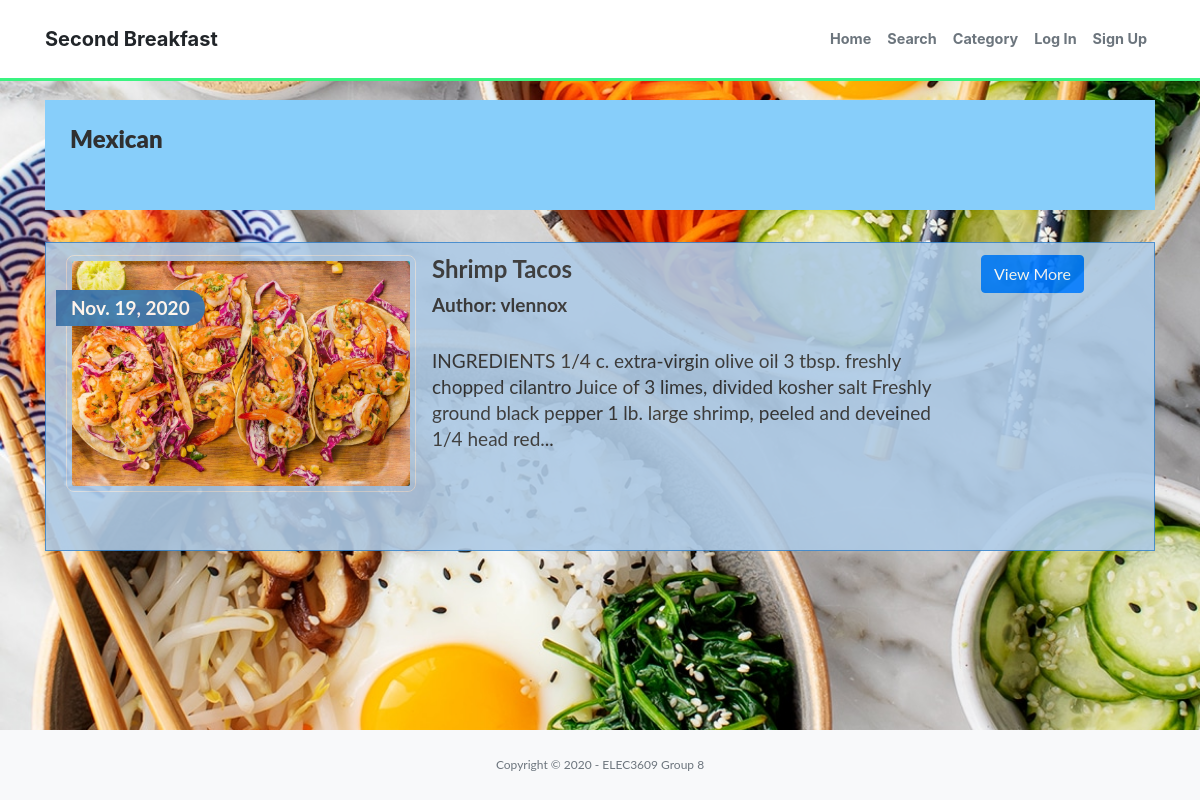
Screenshot of /Mexican/ with the database file from the repository.
### recipe/models.py (models this page shows)
class Post(models.Model):
    user = models.ForeignKey(User, on_delete=models.CASCADE)
    title = models.TextField(max_length=75, null=True, blank=False)
    content = models.TextField()
    picture = models.ImageField(upload_to='post_images', null=True, blank=True)
    timestamp = models.DateField(auto_now_add=True)
    category_choices = [
        ('AussieBBQ', 'AussieBBQ'),
        ('BakedSweets', 'BakedSweets'),
        ('Bread', 'Bread'),
        ('Breakfast', 'Breakfast'),
        ('Burgers', 'Burgers'),
        ('Chinese', 'Chinese'),
        ('Dessert', 'Dessert'),
        ('Drinks', 'Drinks'),
        ('Fried Food', 'Fried Food'),
        ('Greek', 'Greek'),
        ('Indian', 'Indian'),
        ('Japanese', 'Japanese'),
        ('Lebanese', 'Lebanese'),
        ('Mexican', 'Mexican'),
        ('Pasta', 'Pasta'),
        ('Pastries', 'Pastries'),
        ('Pies', 'Pies'),
        ('Pizza', 'Pizza'),
        ('Rice', 'Rice'),
        ('Salad', 'Salad'),
        ('Sandwich', 'Sandwich'),
        ('Seafood', 'Seafood'),
        ('Snacks', 'Snacks'),
        ('Soup', 'Soup'),
        ('Steak', 'Steak'),
        ('Thai', 'Thai'),
        ('Vegetarian', 'Vegetarian'),
    ]
    category = models.CharField(
        max_length = 20,
        choices = category_choices,
    )
    @property
    def short_content(self):
        if len(self.content) < 200:
            return self.content
        else:
            return self.content [:200] + '...'
    @property
    def post_img(self):
        if self.picture and hasattr(self.picture, 'url'):
            return self.picture.url

### recipe/views.py (the view)
# urls.py: path('Mexican/',recipe_views.Mexican, name='Mexican'),
def Mexican(request):
    allposts = Post.objects.filter(category='Mexican')
    return render(request, 'recipies/Mexican.html',{'allposts': allposts})

### recipe/templates/recipies/Mexican.html (shortened to what this page needs)
{% extends "base.html" %}
{% load static %}
{% block head_css %}
<link rel="stylesheet" type="text/css" href="{% static '/css/myrecipes.css' %}">
{% endblock %}
{% block page_content %}
  <div class="container">
    <ul class="list-group">
      <div class="jumbotron">
        <h2><strong>Mexican</strong></h2>
      </div>
      {% for post in allposts %}
      <li class="list-group-item">
        <div  class="row">
          {% if post.post_img %}
          <div class="media col-md-4">
            <figure>
              <img class="media-object img-rounded img-responsive" src="{{post.post_img}}">
              <span class="post-date">{{post.timestamp}}</span>
            </figure>
          </div>
          {% endif %}
          <div class="col-md-6">
            <h4 class="list-group-item-heading"><strong> {{ post.title }}</strong></h4>
            <p class="list-group-item-text"><strong>Author: {{post.user}}</strong> </p>
            <p class="list-group-item-text"> {{post.short_content}}</p>
          </div>
          <div class="col-md-2">
            <div class="btn-group-vertical">
              <a href="{% url 'detail' pk=post.pk %}" class="btn btn-primary">View More</a>
            </div>
          </div>
        </div>
      </li>
      {% endfor %}
    </ul>
  </div>
{% endblock %}

### recipe/static/css/base.css (style rules this page uses)
@media screen and (min-width: 768px) { body { padding-top: 100px; } }
body { height: 100vh; }

### recipe/static/css/myrecipes.css (style rules this page uses)
.row { font-size: 19px; line-height: 1.375em; color: #303030; font-weight: 400; margin-bottom: 30px; }
.list-group-item { border: 1px solid rgba(8, 105, 196, 0.671); border-radius: 0!important; transition: box-shadow 0.5s; background-color: rgb(173, 202, 230); opacity: 0.9; }
body { background: url("/static/assets/post_recipe_bg.jpg"); background-position: center; background-repeat: no-repeat; background-attachment: fixed; background-size: cover; font: 400 15px Lato, sans-serif; line-height: 1.8; }
figure { object-position: center; }
img.media-object { position: center; border-radius: 8px; border: 1px solid #ddd; padding: 5px; width: 350px; height: Auto; }
h2 { font-size: 24px; color: #303030; font-weight: 600; margin-bottom: 30px; }
p { font-size: 19px; line-height: 1.375em; color: #303030; font-weight: 400; margin-bottom: 30px; }
.jumbotron { color: #fff!important; background-color: lightskyblue!important; padding: 25px; border-bottom: 1px solid transparent; border-top-left-radius: 0px; border-top-right-radius: 0px; border-bottom-left-radius: 0px; border-bottom-right-radius: 0px; }
span.post-date { position: absolute; background: #337ab7; top: 35px; left: 5px; color: #fff; border-radius: 0 25px 25px 0; padding: 5px 15px; font-weight: 700; }

### rows the page displays
Post: post_img (picture), timestamp "Nov. 19, 2020", title "Shrimp Tacos", user "vlennox", short_content "INGREDIENTS 1/4 c. extra-virgin olive oil 3 tbsp. freshly chopped cilantro Juice of 3 limes, divided kosher salt Freshly ground black pepper 1 lb. large shrimp, peeled and deveined 1/4 head red..."
